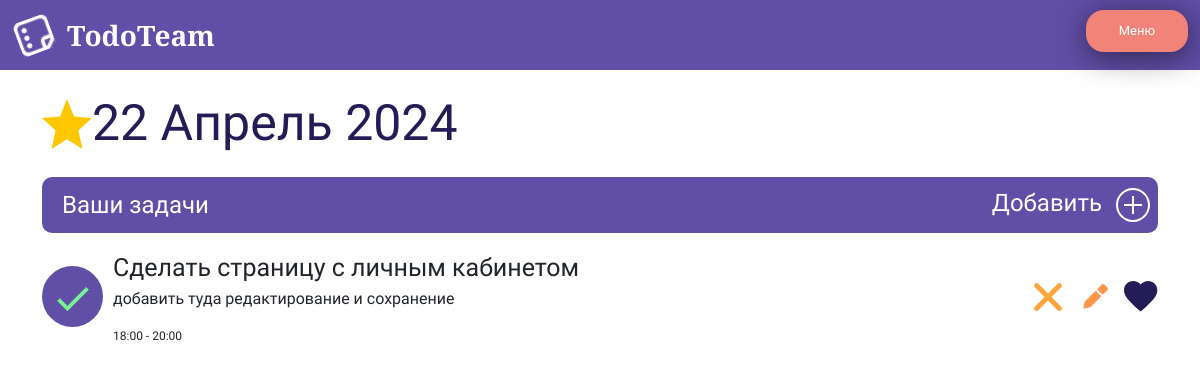
/user/personalArea (signed in), run on an earlier commit of the app's database.
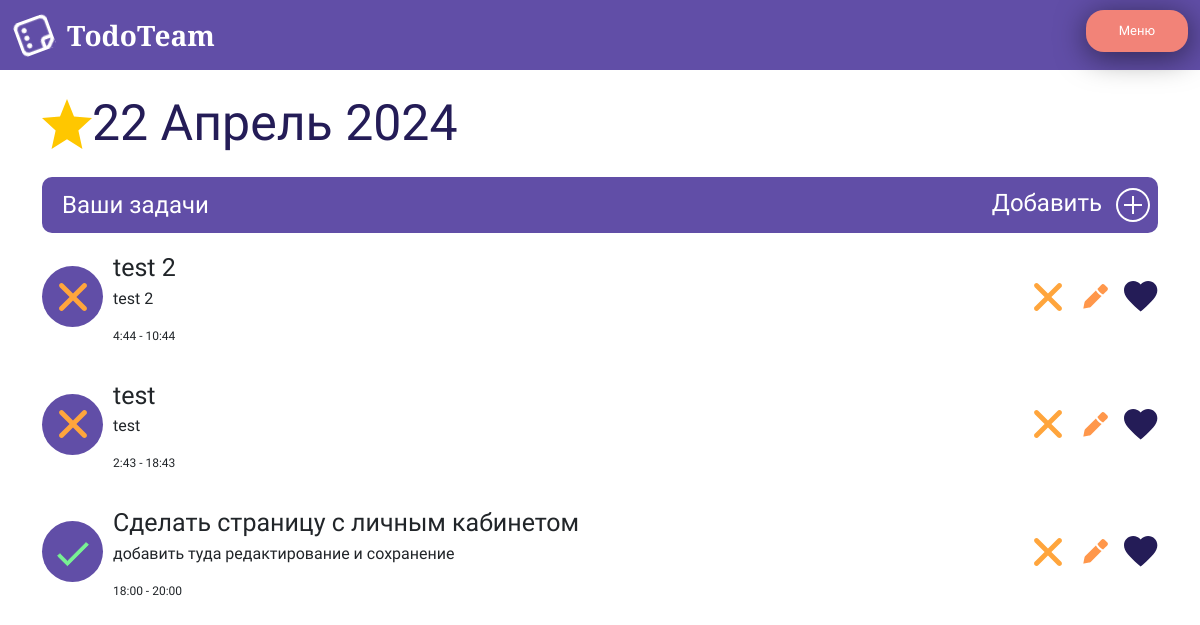
And on a later commit of the database.
### task/models.py (models this page shows, shortened)
class Task(models.Model):
    title_task = models.CharField(max_length=100)
    description_task = models.TextField()
    date_task = models.DateField()
    task_time_start = models.TimeField()
    task_time_end = models.TimeField()
    created_at = models.DateTimeField(auto_now_add=True)
    updated_at = models.DateTimeField(auto_now=True)
    status = models.ForeignKey('TaskStatus', on_delete=models.CASCADE, null=True, blank=True)
    command = models.ForeignKey(Command, on_delete=models.CASCADE, null=True, blank=True)
    user_take = models.ForeignKey(User, on_delete=models.SET_NULL, null=True, blank=True, related_name='tasks_taken')
    class Meta:
        verbose_name_plural = "Задачи"
        verbose_name = "Задача"

### user/views.py (the view)
# urls.py: path('personalArea', views.personalArea, name='personal_area'),
def personalArea(request):
    if request.user.is_authenticated:
        user_id = request.user.id
        if CommandUser.objects.filter(user_id=user_id).exists():
            command_user = CommandUser.objects.get(user_id=user_id)
            command = command_user.command
            team_name = command.name_command
            q = request.GET.get('q')
            if q:
                tasks = Task.objects.filter(Q(title_task__startswith=q) | Q(description_task__startswith=q),
                                            command=command).order_by('-created_at')
            else:
                tasks = Task.objects.filter(command=command).order_by('-created_at')
            user_is_leader = command_user.is_leader
            team_members = CommandUser.objects.filter(command=command).values_list('user_id', flat=True)
            team_members = User.objects.filter(id__in=team_members)
            favorite_tasks = FavoriteModel.objects.filter(user=request.user)
            for task in tasks:
                if task in favorite_tasks:
                    task.is_favorite = True
                else:
                    task.is_favorite = False
                if task.status.name_task != 'Выполнено':
                    if task.date_task < datetime.now().date() or (
                            task.date_task == datetime.now().date() and task.task_time_end < datetime.now().time()):
                        task.status = TaskStatus.objects.get(name_task='Просрочено')
                        task.save()
                        user_email = task.user_take.email
                        subject = 'Задача просрочена'
                        message = f'Задача "{task.title_task}" просрочена. Пожалуйста, выполните ее в ближайшее время.'
                        send_mail(
                            subject=subject,
                            message=message,
                            from_email=settings.EMAIL_HOST_USER,
                            recipient_list=[user_email],
                            fail_silently=False,
                        )
        else:
            tasks = []
            team_name = None
            user_is_leader = False
            team_members = []
        current_date = datetime.now()
        context = {
            'user_is_leader': user_is_leader,
            'tasks': tasks,
            'current_date': current_date,
            'team_name': team_name,
            'team_members': team_members,
        }
        return render(request, 'user/personalArea.html', context)
    else:
        return redirect('sign_in')

### user/templates/user/personalArea.html (shortened to what this page needs)
{% extends 'user/aside.html' %}
{% load static %}
{% block content %}
<div class="container">
    <div class="d-flex flex-column ">
        <div class="d-flex align-items-center my-3">
            <img src="{% static 'main/image/Vector_Star.svg'%}" width="50px" height="50px" alt="значок">
            <p class="Title_work">{{ current_date|date:"d F Y" }}</p>
        </div>
        <div class="d-flex justify-content-between align-items-center die">
            <p>Ваши задачи</p>
            {% if user_is_leader %}
            <a href="{% url 'add_task' %}" class="text-white" style="text-decoration: none">
                Добавить
                <img src="{% static 'main/image/ei_plus.svg'%}" alt="Добавить">
            </a>
            {% endif %}
        </div>
        {% for task in tasks %}
        <div class="list mb-3 row my-3">
            <div class="d-flex align-items-center justify-content-between">
                <div class="d-flex align-items-center">
                    {% if task.status_id == 1 %}
                    <a href="{% url 'status' task.id %}" class="button_1">
                        <img src="{% static 'main/image/wait.svg'%}" alt="mark_sign">
                    </a>
                    {% elif task.status_id == 2 %}
                    <a href="{% url 'status' task.id %}" class="button_1">
                        <img src="{% static 'main/image/Subtract.svg'%}" alt="mark_sign">
                    </a>
                    {% elif task.status_id == 3 %}
                    <div class="button_1">
                        <img src="{% static 'main/image/flat-color-icons_checkmark.svg'%}" alt="mark_sign">
                    </div>
                    {% else %}
                    <div class="button_1">
                        <img src="{% static 'main/image/maki_cross.svg'%}" alt="mark_sign">
                    </div>
                    {% endif %}
                    <div class="d-flex flex-column">
                        <p style="font-size: 25px; margin-bottom: 0px;">{{ task.title_task }}</p>
                        <p class="fw-light">{{ task.description_task }}</p>
                        <p class="m-0" style="font-size: 12px;">{{ task.task_time_start }} - {{ task.task_time_end }}</p>
                    </div>
                </div>
                <div class="d-flex align-items-center gap-3">
                    {% if user_is_leader %}
                    <a href="{% url 'deleteTask' task.id %}">
                        <img src="{% static 'main/image/maki_cross.svg'%}" alt="close">
                    </a>
                    <a href="{% url 'updateTask' task.id %}">
                        <img src="{% static 'main/image/Subtract.svg'%}" alt="close">
                    </a>
                    {% endif %}
                    {% with task.is_favorite|default:False as is_favorite %}
                    {% if is_favorite %}
                    <a href="{% url 'favorite' task.id %}">
                        <img src="{% static 'main/image/heart.svg'%}" alt="favorite">
                    </a>
                    {% else %}
                    <a href="{% url 'favorite' task.id %}">
                        <img src="{% static 'main/image/love.svg'%}" alt="favorite">
                    </a>
                    {% endif %}
                    {% endwith %}
                </div>
            </div>
        </div>
        {% empty %}
        <div class="list mb-3 row my-3">
            <h3>Задач на сегодня нет</h3>
        </div>
        {% endfor %}
    </div>
</div>
{% endblock %}

What changed in the data, as far as the page shows it:
added Task: title_task "test 2", description_task "test 2", task_time_start "4:44", task_time_end "10:44"
added Task: title_task "test", description_task "test", task_time_start "2:43", task_time_end "18:43"
